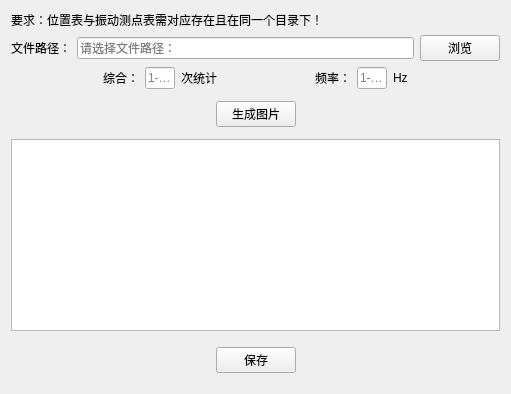
            <widget class="QWidget" name="tab8_1">
             <attribute name="title">
              <string>由辐射噪声映射振动噪声</string>
             </attribute>
             <layout class="QVBoxLayout" name="verticalLayout_20">
              <item>
               <widget class="QLabel" name="label_48">
                <property name="text">
                 <string>要求：位置表与振动测点表需对应存在且在同一个目录下！</string>
                </property>
               </widget>
              </item>
              <item>
               <layout class="QHBoxLayout" name="horizontalLayout_61" stretch="0,10,1">
                <item>
                 <widget class="QLabel" name="label_46">
                  <property name="text">
                   <string>文件路径：</string>
                  </property>
                 </widget>
                </item>
                <item>
                 <widget class="QLineEdit" name="tab8_1_browse_filepass_text">
                  <property name="placeholderText">
                   <string>请选择文件路径：</string>
                  </property>
                 </widget>
                </item>
                <item>
                 <widget class="QPushButton" name="tab8_1_browse_filepass_button">
                  <property name="text">
                   <string>浏览</string>
                  </property>
                 </widget>
                </item>
               </layout>
              </item>
              <item>
               <layout class="QHBoxLayout" name="horizontalLayout_68" stretch="3,0,1,0,3,0,1,0,3">
                <item>
                 <spacer name="horizontalSpacer_12">
                  <property name="orientation">
                   <enum>Qt::Horizontal</enum>
                  </property>
                  <property name="sizeHint" stdset="0">
                   <size>
                    <width>40</width>
                    <height>20</height>
                   </size>
                  </property>
                 </spacer>
                </item>
                <item>
                 <widget class="QLabel" name="label_50">
                  <property name="text">
                   <string>综合：</string>
                  </property>
                 </widget>
                </item>
                <item>
                 <widget class="QLineEdit" name="tab8_1_num_input_text">
                  <property name="placeholderText">
                   <string>1-1000</string>
                  </property>
                 </widget>
                </item>
                <item>
                 <widget class="QLabel" name="label_51">
                  <property name="text">
                   <string>次统计</string>
                  </property>
                 </widget>
                </item>
                <item>
                 <spacer name="horizontalSpacer_13">
                  <property name="orientation">
                   <enum>Qt::Horizontal</enum>
                  </property>
                  <property name="sizeHint" stdset="0">
                   <size>
                    <width>40</width>
                    <height>20</height>
                   </size>
                  </property>
                 </spacer>
                </item>
                <item>
                 <widget class="QLabel" name="label_52">
                  <property name="text">
                   <string>频率：</string>
                  </property>
                 </widget>
                </item>
                <item>
                 <widget class="QLineEdit" name="tab8_1_hz_input_text">
                  <property name="placeholderText">
                   <string>1-300</string>
                  </property>
                 </widget>
                </item>
                <item>
                 <widget class="QLabel" name="label_53">
                  <property name="text">
                   <string>Hz</string>
                  </property>
                 </widget>
                </item>
                <item>
                 <spacer name="horizontalSpacer_14">
                  <property name="orientation">
                   <enum>Qt::Horizontal</enum>
                  </property>
                  <property name="sizeHint" stdset="0">
                   <size>
                    <width>40</width>
                    <height>20</height>
                   </size>
                  </property>
                 </spacer>
                </item>
               </layout>
              </item>
              <item>
               <layout class="QHBoxLayout" name="horizontalLayout_62" stretch="10,2,10">
                <property name="topMargin">
                 <number>6</number>
                </property>
                <property name="bottomMargin">
                 <number>6</number>
                </property>
                <item>
                 <spacer name="horizontalSpacer_102">
                  <property name="orientation">
                   <enum>Qt::Horizontal</enum>
                  </property>
                  <property name="sizeHint" stdset="0">
                   <size>
                    <width>40</width>
                    <height>20</height>
                   </size>
                  </property>
                 </spacer>
                </item>
                <item>
                 <widget class="QPushButton" name="tab8_1_run_button">
                  <property name="sizePolicy">
                   <sizepolicy hsizetype="Minimum" vsizetype="Fixed">
                    <horstretch>0</horstretch>
                    <verstretch>0</verstretch>
                   </sizepolicy>
                  </property>
                  <property name="text">
                   <string>生成图片</string>
                  </property>
                 </widget>
                </item>
                <item>
                 <spacer name="horizontalSpacer_103">
                  <property name="orientation">
                   <enum>Qt::Horizontal</enum>
                  </property>
                  <property name="sizeHint" stdset="0">
                   <size>
                    <width>40</width>
                    <height>20</height>
                   </size>
                  </property>
                 </spacer>
                </item>
               </layout>
              </item>
              <item>
               <widget class="QGraphicsView" name="tab8_1_graphics_view"/>
              </item>
              <item>
               <layout class="QHBoxLayout" name="horizontalLayout_63" stretch="10,2,10">
                <property name="topMargin">
                 <number>10</number>
                </property>
                <property name="bottomMargin">
                 <number>10</number>
                </property>
                <item>
                 <spacer name="horizontalSpacer_104">
                  <property name="orientation">
                   <enum>Qt::Horizontal</enum>
                  </property>
                  <property name="sizeHint" stdset="0">
                   <size>
                    <width>40</width>
                    <height>20</height>
                   </size>
                  </property>
                 </spacer>
                </item>
                <item>
                 <widget class="QPushButton" name="tab8_1_save_pic_button">
                  <property name="sizePolicy">
                   <sizepolicy hsizetype="Minimum" vsizetype="Fixed">
                    <horstretch>0</horstretch>
                    <verstretch>0</verstretch>
                   </sizepolicy>
                  </property>
                  <property name="text">
                   <string>保存</string>
                  </property>
                 </widget>
                </item>
                <item>
                 <spacer name="horizontalSpacer_105">
                  <property name="orientation">
                   <enum>Qt::Horizontal</enum>
                  </property>
                  <property name="sizeHint" stdset="0">
                   <size>
                    <width>40</width>
                    <height>20</height>
                   </size>
                  </property>
                 </spacer>
                </item>
               </layout>
              </item>
             </layout>
            </widget>
